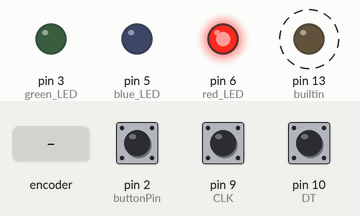
This sketch was run on a simulated Arduino Leonardo, built with avr-gcc and run on an emulated ATmega32U4. Shown: output pins drawn as LEDs (lit = HIGH). Dashed ring = blinking. Inputs (shaded band) come from the test bench; at power-on: pin 2 (buttonPin) HIGH, pin 9 (CLK) HIGH, pin 10 (DT) HIGH. USB keyboard and mouse output is not drawn; what the sketch prints to the serial monitor is not drawn.

Above: at 1.2 s.
1.3 s: rotary encoder on pin 9 (CLK) / pin 10 (DT) turned 2 steps (second pin leading)
At 2.7 s:
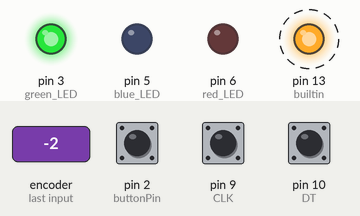
4.7 s: rotary encoder on pin 9 (CLK) / pin 10 (DT) turned 1 step (first pin leading)
At 7.8 s:
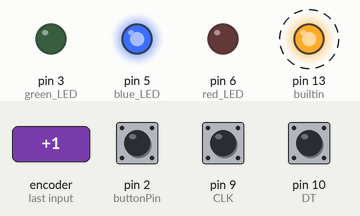
7.9 s: pin 2 (buttonPin) pulled LOW for 0.15 s
Timing chart, 0 to 16.9 s (numbered marks = the images above; inputs shaded):
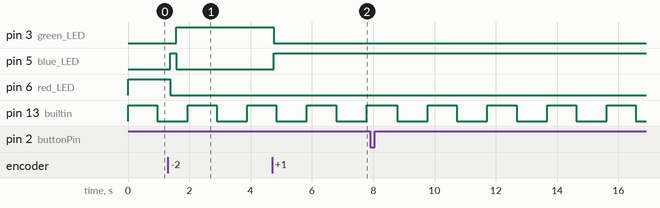

Measured:
- after the input at 1.3 s, pin 3 (green_LED): LOW → HIGH after 0.28 s; pin 5 (blue_LED): LOW → HIGH after 0.08 s, → LOW 0.20 s later; pin 6 (red_LED): HIGH → LOW after 0.08 s
- after the input at 4.7 s, pin 3 (green_LED): HIGH → LOW after 0.05 s; pin 5 (blue_LED): LOW → HIGH after 0.05 s
- by itself, pin 13 (builtin): alternates HIGH for 0.95 s and LOW for 0.99 s

The sketch:

obca.ino
```cpp
// Creator: James Campbell
// Last edit: 5Feb2021
// OBCA: One button to control them all

// Brings in the keyboard class
#include "Keyboard.h"

// Define pins used.
#define CLK 9
#define DT 10
#define SW 11
#define green_LED 3
#define blue_LED 5
#define red_LED 6
#define builtin 13

// Definition of variables used
const int buttonPin = 2;
int previousButtonState = HIGH;
int counter = 0;
int currentStateCLK;
int lastStateCLK;
String currentDir ="";
unsigned long lastButtonPress = 0;
int breathing_button = 0;
int delay_time = 750;

void setup() {

  // Set encoder pins as inputs
  pinMode(CLK,INPUT);
  pinMode(DT,INPUT);
  pinMode(SW, INPUT_PULLUP);
  pinMode(green_LED, OUTPUT);
  pinMode(blue_LED, OUTPUT);
  pinMode(red_LED, OUTPUT);
  pinMode(builtin, OUTPUT);
  // Setup Serial Monitor
  Serial.begin(9600);
  pinMode(buttonPin, INPUT);
  // initialize control over the keyboard input
  Keyboard.begin();
  // Read the initial state of CLK
  lastStateCLK = digitalRead(CLK);
  // Set high because counter is initialized to 0
  digitalWrite(red_LED, HIGH);
}

void loop() {
  // Used for blinking the button without halting the program to blink
  breathing_button +=1;
  Serial.println(breathing_button);
  if (breathing_button == 1){
    digitalWrite(builtin, HIGH);
  }else if(breathing_button == delay_time){
    digitalWrite(builtin, LOW);
  }else if(breathing_button == delay_time*2){
    breathing_button = 0;
  }

  // Read the clock state of the rotory encoder
  currentStateCLK = digitalRead(CLK);

  // If last and current state of CLK are different, then pulse occurre
  if (currentStateCLK != lastStateCLK  && currentStateCLK == 1){
    // Check which way the encoder is rotating
    if (digitalRead(DT) != currentStateCLK) {
      // Keep the counter out of the negatives
      if(counter>=1){
      counter --;
      }
    } else {
      // Keep the value from going any higher than 3
      if(counter<2){
      counter++;
      }
    }

    // Determine what option is currently selected
    switch(counter){
      case 0:
        // Red light on if end call selected
        digitalWrite(blue_LED, LOW);
        digitalWrite(green_LED, LOW);
        digitalWrite(red_LED, HIGH);
        break;
      case 1:
        // Blue light on to turn on/off the camera
        digitalWrite(blue_LED, HIGH);
        digitalWrite(green_LED, LOW);
        digitalWrite(red_LED, LOW);
        break;
      case 2:
        // Green light on to turn on/off the mic
        digitalWrite(blue_LED, LOW);
        digitalWrite(green_LED, HIGH);
        digitalWrite(red_LED, LOW);
        break;
    }
  }

  // Remember last CLK state
  lastStateCLK = currentStateCLK;

  // Get current button state
  int buttonState = digitalRead(buttonPin);
  // if the button state has changed,
  if ((buttonState != previousButtonState)&& (buttonState == HIGH)) {
    Serial.println("Button pressed");
    // Keyboard command to execute
    switch(counter){
      case 0:
        // Turn off the meeting
        Keyboard.press(KEY_LEFT_CTRL);
        Keyboard.press(KEY_LEFT_SHIFT);
        Keyboard.press('b');
        Serial.println("Left the teams meeting");
        break;
      case 1:
        // Toggle the camera
        Keyboard.press(KEY_LEFT_CTRL);
        Keyboard.press(KEY_LEFT_SHIFT);
        Keyboard.press('o');
        Serial.println("Turn camera off");
        break;
      case 2:
        // Toggle the mic
        Keyboard.press(KEY_LEFT_CTRL);
        Keyboard.press(KEY_LEFT_SHIFT);
        Keyboard.press('m');
        Serial.println("Changed the mic value");
        break;
    }
    // Allows for enough time to pass that allows
    // for the computer to recognize the keyboard was pressed
    delay(50);
    Keyboard.releaseAll();

  }
  previousButtonState = buttonState;
  delay(1);

}
```
